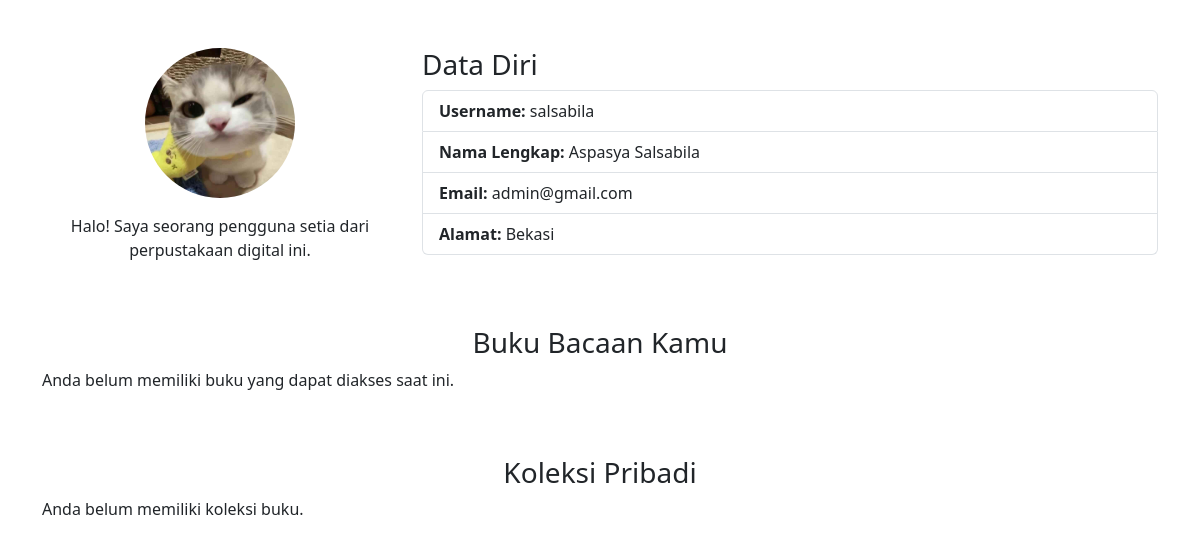
/profile.php (signed in), run on the app's committed database.
### tables this page shows
CREATE TABLE IF NOT EXISTS `user` (
  `id_user` int NOT NULL AUTO_INCREMENT,
  `username` varchar(255) NOT NULL,
  `password` varchar(255) NOT NULL,
  `role` enum('user','admin') NOT NULL,
  `email` varchar(255) NOT NULL,
  `nama_lengkap` varchar(255) NOT NULL,
  `alamat` text NOT NULL,
  PRIMARY KEY (`id_user`)
);

### profile.php (the view, shortened to what this page needs)
<?php
include 'koneksi.php';
$username = $_SESSION['username'];
$query = "SELECT id_user, username, nama_lengkap, email, alamat FROM user WHERE username = ?";
$stmt = $koneksi->prepare($query);
$stmt->bind_param("s", $username);
$stmt->execute();
$result = $stmt->get_result();
$userData = $result->fetch_assoc();
$id_user = $userData['id_user'];
$pdfQuery = "SELECT b.judul, p.pdf_access, p.tanggal_pengembalian, p.id_peminjaman, b.id_buku
             FROM peminjaman p
             JOIN buku b ON p.id_buku = b.id_buku
             WHERE p.id_user = ? AND p.status_peminjaman = 'approved' AND p.pdf_access IS NOT NULL";
$pdfStmt = $koneksi->prepare($pdfQuery);
$pdfStmt->bind_param("i", $id_user);
$pdfStmt->execute();
$pdfResult = $pdfStmt->get_result();
$pdfs = $pdfResult->fetch_all(MYSQLI_ASSOC);
$koleksiQuery = "SELECT b.judul, b.penulis, b.penerbit, b.tahun_terbit, b.img
                 FROM koleksipribadi kp
                 JOIN buku b ON kp.id_buku = b.id_buku
                 WHERE kp.id_user = ?";
$koleksiStmt = $koneksi->prepare($koleksiQuery);
$koleksiStmt->bind_param("i", $id_user);
$koleksiStmt->execute();
$koleksiResult = $koleksiStmt->get_result();
$koleksi = $koleksiResult->fetch_all(MYSQLI_ASSOC);
if ($userData):
?>
<!DOCTYPE html>
<html lang="en">
<head>
    <link href="https://cdn.jsdelivr.net/npm/bootstrap@5.3.0-alpha1/dist/css/bootstrap.min.css" rel="stylesheet">
</head>
<body>
<div class="container mt-5">
    <div class="row">
        <div class="col-md-4 d-flex flex-column align-items-center">
            <img src="assets/img/logo/logouser.jpg" alt="Profile Icon" class="rounded-circle mb-3" style="width: 150px; height: 150px;">
            <p class="text-center">Halo! Saya seorang pengguna setia dari perpustakaan digital ini.</p>
        </div>
        <div class="col-md-8">
            <h3>Data Diri</h3>
            <ul class="list-group">
                <li class="list-group-item"><strong>Username:</strong> <?= htmlspecialchars($userData['username']) ?></li>
                <li class="list-group-item"><strong>Nama Lengkap:</strong> <?= htmlspecialchars($userData['nama_lengkap']) ?></li>
                <li class="list-group-item"><strong>Email:</strong> <?= htmlspecialchars($userData['email']) ?></li>
                <li class="list-group-item"><strong>Alamat:</strong> <?= htmlspecialchars($userData['alamat']) ?></li>
            </ul>
        </div>
    </div>
    <div class="row mt-5">
        <div class="col-md-12">
            <h3><center>Buku Bacaan Kamu</center></h3>
            <?php if (count($pdfs) > 0): ?>
                <?php foreach ($pdfs as $pdf): ?>
                    <div class="card mt-3">
                        <div class="card-body">
                            <h5 class="card-title"><?= htmlspecialchars($pdf['judul']) ?></h5>
                            <p class="card-text">Tanggal Pengembalian: <?= date('d-m-Y', strtotime($pdf['tanggal_pengembalian'])) ?></p>
                            <a href="baca.php?id=<?php echo $pdf['id_peminjaman']; ?>" class="btn btn-danger">Baca PDF</a>
                            <a href="ulasan.php?id=<?= $pdf['id_buku'] ?>" class="btn btn-warning">Berikan Ulasan</a>
                        </div>
                    </div>
                <?php endforeach; ?>
            <?php else: ?>
                <p>Anda belum memiliki buku yang dapat diakses saat ini.</p>
            <?php endif; ?>
        </div>
    </div>
    <div class="row mt-5">
        <div class="col-md-12">
            <h3><center>Koleksi Pribadi</center></h3>
            <?php if (count($koleksi) > 0): ?>
                <div class="row">
                    <?php foreach ($koleksi as $item): ?>
                        <div class="col-md-4 mb-4">
                            <div class="card">
                                <img src="./assets/img/<?= $item['img'] ?>" class="card-img-top" alt="Cover Buku">
                                <div class="card-body">
                                    <h5 class="card-title"><?= htmlspecialchars($item['judul']) ?></h5>
                                    <p class="card-text">Penulis: <?= htmlspecialchars($item['penulis']) ?></p>
                                    <p class="card-text">Penerbit: <?= htmlspecialchars($item['penerbit']) ?></p>
                                    <p class="card-text">Tahun Terbit: <?= htmlspecialchars($item['tahun_terbit']) ?></p>
                                </div>
                            </div>
                        </div>
                    <?php endforeach; ?>
                </div>
            <?php else: ?>
                <p>Anda belum memiliki koleksi buku.</p>
            <?php endif; ?>
        </div>
    </div>
</div>
</body>
</html>
<?php else: ?>
    <p>Data pengguna tidak ditemukan.</p>
<?php endif; ?>

### data on the page
user: username "salsabila", nama_lengkap "Aspasya Salsabila", email "admin@gmail.com", alamat "Bekasi"
